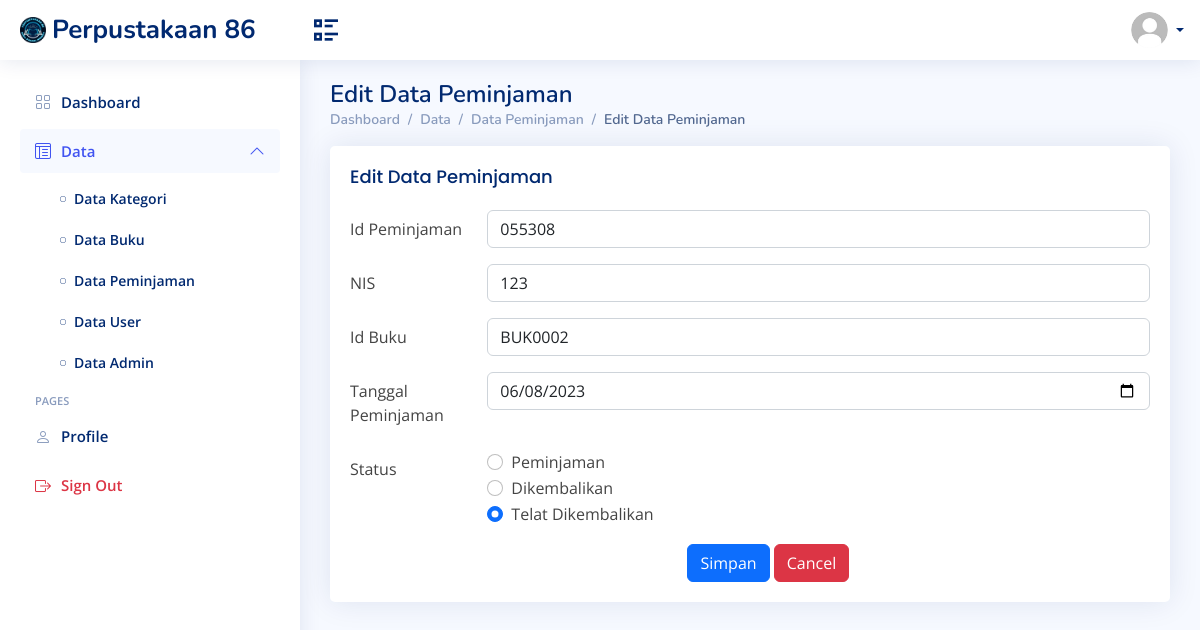
The page /peminjaman-edit.php?id_peminjaman=055308 on the database its author committed.
### tables this page shows
CREATE TABLE `peminjaman` (
  `id_peminjaman` char(6) NOT NULL,
  `nis` char(10) NOT NULL,
  `id_buku` char(7) NOT NULL,
  `tanggal_peminjaman` date NOT NULL,
  `status_peminjaman` varchar(20) NOT NULL
);

### peminjaman-edit.php (the view, shortened to what this page needs)
<?php
  include("connectDB.php");
  $sql = "SELECT nama FROM akunadmin WHERE nip='$nisnip'";
    $result = mysqli_query($conn, $sql);
    $row = mysqli_fetch_assoc($result);
    $profile = $row['nama'];
  if (isset($_GET['id_peminjaman'])) {
    $id_peminjaman = $_GET['id_peminjaman'];
    $sql = "SELECT * FROM peminjaman WHERE id_peminjaman = '$id_peminjaman'";
    $result = mysqli_query($conn, $sql);
    $peminjaman = mysqli_fetch_assoc($result);
  }
?>
<!DOCTYPE html>
<html lang="en">
<head>
  <link href="assets/vendor/bootstrap/css/bootstrap.min.css" rel="stylesheet">
  <link href="assets/vendor/bootstrap-icons/bootstrap-icons.css" rel="stylesheet">
  <link href="assets/vendor/boxicons/css/boxicons.min.css" rel="stylesheet">
  <link href="assets/vendor/quill/quill.snow.css" rel="stylesheet">
  <link href="assets/vendor/quill/quill.bubble.css" rel="stylesheet">
  <link href="assets/vendor/remixicon/remixicon.css" rel="stylesheet">
  <link href="assets/vendor/simple-datatables/style.css" rel="stylesheet">
  <link href="assets/css/style.css" rel="stylesheet">
  <link href="assets/css/main.css" rel="stylesheet"/>
</head>
<body>
  <header id="header" class="header fixed-top d-flex align-items-center">
    <div class="d-flex align-items-center justify-content-between">
      <a href="dashboardadmin.php" class="logo d-flex align-items-center">
        <img src="assets/img/LogoFix.png" alt="Logo">
        <span class="d-none d-lg-block">Perpustakaan 86</span>
      </a>
      <i class="ri-list-check-2 toggle-sidebar-btn"></i>
    </div>
    <nav class="header-nav ms-auto">
      <ul class="d-flex align-items-center">
        <li class="nav-item dropdown pe-3">
          <a class="nav-link nav-profile d-flex align-items-center pe-0" href="#" data-bs-toggle="dropdown">
            <img src="assets/img/default.jpg" alt="Profile" class="rounded-circle">
            <span class="d-none d-md-block dropdown-toggle ps-2"><?php echo $profile; ?></span>
          </a>
        </li>
      </ul>
    </nav>
  </header>
  <aside id="sidebar" class="sidebar">
    <ul class="sidebar-nav" id="sidebar-nav">
      <li class="nav-item">
        <a class="nav-link collapsed" href="dashboardadmin.php">
          <i class="bi bi-grid"></i>
          <span>Dashboard</span>
        </a>
      </li>
      <li class="nav-item">
        <a class="nav-link " data-bs-target="#tables-nav" data-bs-toggle="collapse" href="#">
          <i class="bi bi-layout-text-window-reverse"></i><span>Data</span><i class="bi bi-chevron-down ms-auto"></i>
        </a>
        <ul id="tables-nav" class="nav-content collapse show" data-bs-parent="#sidebar-nav">
          <li>
            <a href="tables-data-kategori.php">
              <i class="bi bi-circle"></i><span>Data Kategori</span>
            </a>
          </li>
          <li>
            <a href="tables-data-buku.php">
              <i class="bi bi-circle"></i><span>Data Buku</span>
            </a>
          </li>
          <li>
            <a href="tables-data-peminjaman.php">
              <i class="bi bi-circle"></i><span>Data Peminjaman</span>
            </a>
          </li>
          <li>
            <a href="tables-data-user.php">
              <i class="bi bi-circle"></i><span>Data User</span>
            </a>
          </li>
          <li>
            <a href="tables-data-admin.php">
              <i class="bi bi-circle"></i><span>Data Admin</span>
            </a>
          </li>
        </ul>
      </li>
      <li class="nav-heading">Pages</li>
      <li class="nav-item">
        <a class="nav-link collapsed" href="users-profile.php">
          <i class="bi bi-person"></i>
          <span>Profile</span>
        </a>
      </li>
      <li class="nav-item">
        <a class="nav-link collapsed" href="logout.php">
          <i class="bi bi-box-arrow-right text-danger"></i>
          <span class="text-danger">Sign Out</span>
        </a>
      </li>
    </ul>
  </aside>
  <main id="main" class="main">
    <div class="pagetitle">
        <h1>Edit Data Peminjaman</h1>
        <nav>
          <ol class="breadcrumb">
            <li class="breadcrumb-item"><a href="dashboardadmin.php">Dashboard</a></li>
            <li class="breadcrumb-item">Data</li>
            <li class="breadcrumb-item"><a href="tables-data-peminjaman.php">Data Peminjaman</a></li>
            <li class="breadcrumb-item active">Edit Data Peminjaman</li>
          </ol>
        </nav>
      </div>
      <section class="section">
        <div class="card">
            <div class="card-body">
            <h5 class="card-title">Edit Data Peminjaman</h5>
            <form method="POST">
                <div class="row mb-3">
                    <label class="col-sm-2 col-form-label">Id Peminjaman</label>
                    <div class="col-sm-10">
                        <input type="text" class="form-control"  name="id_peminjaman" value="<?php echo $peminjaman['id_peminjaman']; ?>" readonly>
                    </div>
                </div>
                <div class="row mb-3">
                    <label class="col-sm-2 col-form-label">NIS</label>
                    <div class="col-sm-10">
                        <input type="number" min="0" class="form-control"  name="nis" value="<?php echo $peminjaman['nis']; ?>">
                    </div>
                </div>
                <div class="row mb-3">
                    <label class="col-sm-2 col-form-label">Id Buku</label>
                    <div class="col-sm-10">
                        <input type="text" class="form-control"   name="id_buku" value="<?php echo $peminjaman['id_buku']; ?>">
                    </div>
                </div>
                <div class="row mb-3">
                    <label class="col-sm-2 col-form-label">Tanggal Peminjaman</label>
                    <div class="col-sm-10">
                        <input type="date" class="form-control"   name="tanggal_peminjaman" value="<?php echo $peminjaman['tanggal_peminjaman']; ?>">
                    </div>
                </div>
                <div class="row mb-3">
                  <label class="col-sm-2 col-form-label">Status</label>
                  <div class="col-sm-10">
                    <div class="form-check">
                      <input class="form-check-input" type="radio" name="status_peminjaman" id="radioPeminjaman" value="peminjaman" <?php if ($peminjaman['status_peminjaman'] == 'peminjaman') echo 'checked'; ?>>
                      <label class="form-check-label">Peminjaman</label>
                    </div>
                    <div class="form-check">
                      <input class="form-check-input" type="radio" name="status_peminjaman" id="radioDikembalikan" value="dikembalikan" <?php if ($peminjaman['status_peminjaman'] == 'dikembalikan') echo 'checked'; ?>>
                      <label class="form-check-label">Dikembalikan</label>
                    </div>
                    <div class="form-check">
                      <input class="form-check-input" type="radio" name="status_peminjaman" id="radioTelatDikembalikan" value="telat dikembalikan" <?php if ($peminjaman['status_peminjaman'] == 'telat dikembalikan') echo 'checked'; ?>>
                      <label class="form-check-label">Telat Dikembalikan</label>
                    </div>
                  </div>
                </div>
                <div class="col-sm-10">
                    <label class="col-sm-6 col-form-label"></label>
                    <button type="submit" name="simpan" class="btn btn-primary">Simpan</button>
                    <a href="tables-data-peminjaman.php" class="btn btn-danger">Cancel</a>
                </div>
            </form>
            </div>
        </div>
      </section>
  </main>
</body>
</html>

### assets/css/style.css (style rules this page uses)
:root { scroll-behavior: smooth; }
body { font-family: "Open Sans", sans-serif; background: #f6f9ff; color: #444444; }
a { color: #4154f1; text-decoration: none; }
h1, h2, h3, h4, h5, h6 { font-family: "Nunito", sans-serif; }
#main { margin-top: 60px; padding: 20px 30px; transition: all 0.3s; }
.pagetitle { margin-bottom: 10px; }
.pagetitle h1 { font-size: 24px; margin-bottom: 0; font-weight: 600; color: #012970; }
.card { margin-bottom: 30px; border: none; border-radius: 5px; box-shadow: 0px 0 30px rgba(1, 41, 112, 0.1); }
.card-title { padding: 20px 0 15px 0; font-size: 18px; font-weight: 500; color: #012970; font-family: "Poppins", sans-serif; }
.card-body { padding: 0 20px 20px 20px; }
.breadcrumb { font-size: 14px; font-family: "Nunito", sans-serif; color: #899bbd; font-weight: 600; }
.breadcrumb a { color: #899bbd; transition: 0.3s; }
.breadcrumb .breadcrumb-item::before { color: #899bbd; }
.breadcrumb .active { color: #51678f; font-weight: 600; }
.logo { line-height: 1; }
@media (min-width: 1200px) { .logo { width: 280px; } }
.logo img { max-height: 26px; margin-right: 6px; }
.logo span { font-size: 26px; font-weight: 700; color: #012970; font-family: "Nunito", sans-serif; }
.header { transition: all 0.5s; z-index: 997; height: 60px; box-shadow: 0px 2px 20px rgba(1, 41, 112, 0.1); background-color: #fff; padding-left: 20px; }
.header .toggle-sidebar-btn { font-size: 32px; padding-left: 10px; cursor: pointer; color: #012970; }
.header-nav ul { list-style: none; }
.header-nav>ul { margin: 0; padding: 0; }
.header-nav .nav-profile { color: #012970; }
.header-nav .nav-profile img { max-height: 36px; }
.header-nav .nav-profile span { font-size: 14px; font-weight: 600; }
.sidebar { position: fixed; top: 60px; left: 0; bottom: 0; width: 300px; z-index: 996; transition: all 0.3s; padding: 20px; overflow-y: auto; scrollbar-width: thin; scrollbar-color: #aab7cf transparent; box-shadow: 0px 0px 20px rgba(1, 41, 112, 0.1); background-color: #fff; }
@media (min-width: 1200px) { #main, #footer { margin-left: 300px; } }
.sidebar-nav { padding: 0; margin: 0; list-style: none; }
.sidebar-nav li { padding: 0; margin: 0; list-style: none; }
.sidebar-nav .nav-item { margin-bottom: 5px; }
.sidebar-nav .nav-heading { font-size: 11px; text-transform: uppercase; color: #899bbd; font-weight: 600; margin: 10px 0 5px 15px; }
.sidebar-nav .nav-link { display: flex; align-items: center; font-size: 15px; font-weight: 600; color: #4154f1; transition: 0.3; background: #f6f9ff; padding: 10px 15px; border-radius: 4px; }
.sidebar-nav .nav-link i { font-size: 16px; margin-right: 10px; color: #4154f1; }
.sidebar-nav .nav-link.collapsed { color: #012970; background: #fff; }
.sidebar-nav .nav-link.collapsed i { color: #899bbd; }
.sidebar-nav .nav-link .bi-chevron-down { margin-right: 0; transition: transform 0.2s ease-in-out; }
.sidebar-nav .nav-link:not(.collapsed) .bi-chevron-down { transform: rotate(180deg); }
.sidebar-nav .nav-content { padding: 5px 0 0 0; margin: 0; list-style: none; }
.sidebar-nav .nav-content a { display: flex; align-items: center; font-size: 14px; font-weight: 600; color: #012970; transition: 0.3; padding: 10px 0 10px 40px; transition: 0.3s; }
.sidebar-nav .nav-content a i { font-size: 6px; margin-right: 8px; line-height: 0; border-radius: 50%; }

### rows shown on the page
peminjaman: id_peminjaman "055308", nis "123", id_buku "BUK0002", tanggal_peminjaman "06/08/2023", status_peminjaman "☑"
